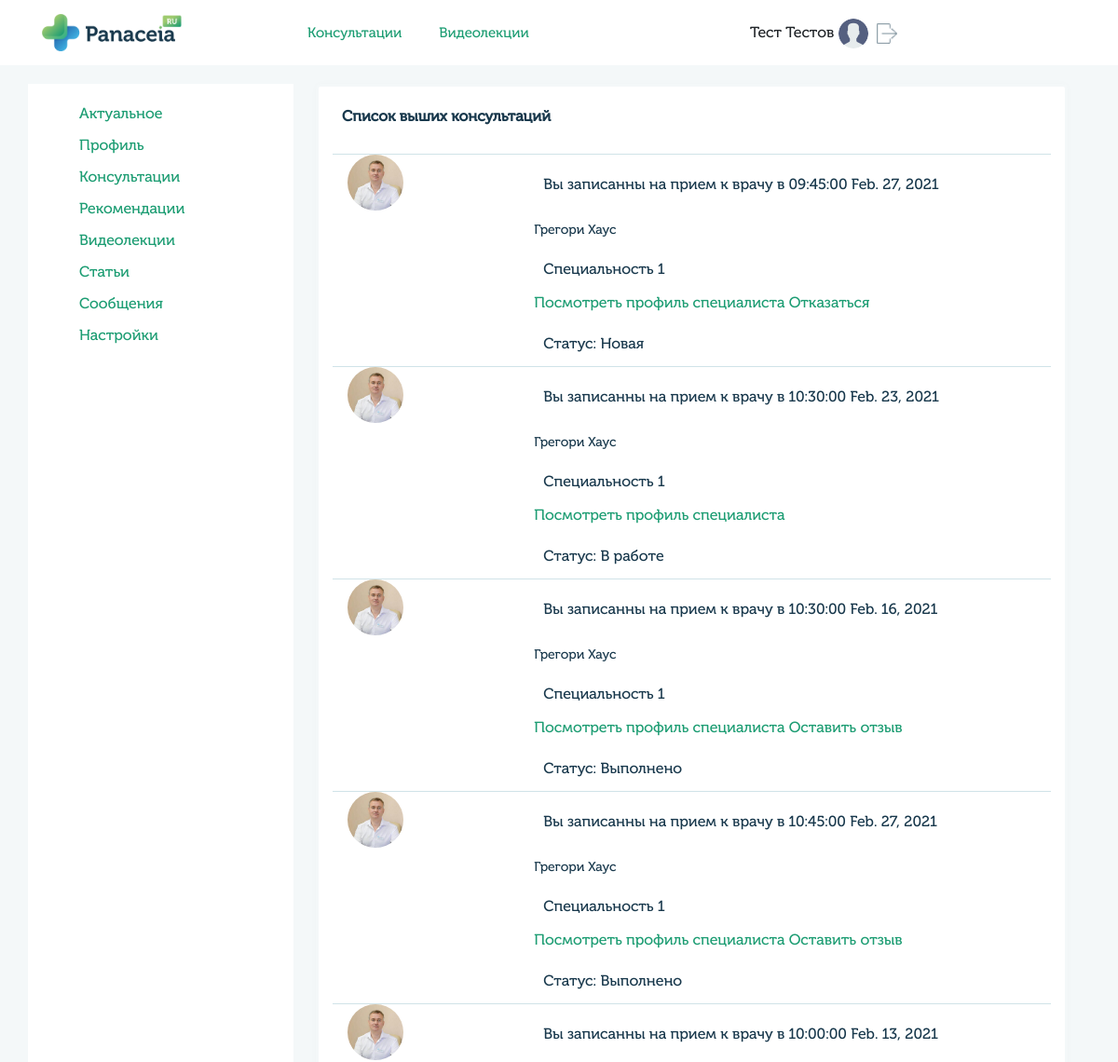
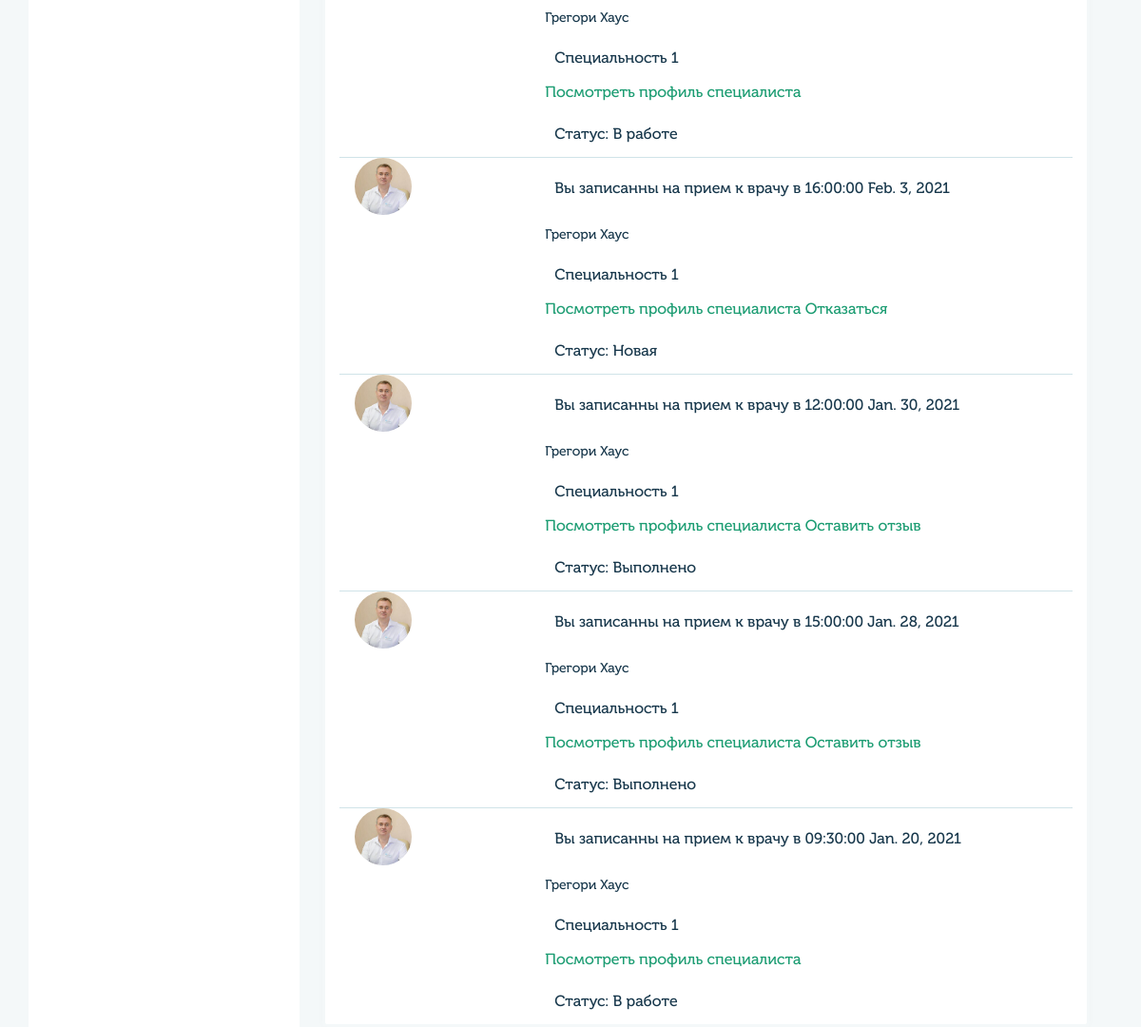
/profile/consalt_user/ (signed in), run on the app's committed database (2 pictures, top to bottom).
### userprofile/models.py (models this page shows, shortened)
class UserMain(models.Model):
    user = models.OneToOneField(User, on_delete=models.CASCADE)
    gender_list = (
        ('male', 'Мужской'),
        ('female', 'Женский')
    )
    queryset = TimeZone.objects.all()
    time_zone_list = []
    for i in queryset:
         time_zone_list.append((i.name, i.title))
    gender = models.CharField(blank=True,  max_length=6, choices=gender_list, verbose_name='Пол')
    avatar = models.ImageField(blank=True, upload_to='images/users', verbose_name='Изображение')
    fio = models.CharField(blank=True, max_length=100, verbose_name='ФИО')
    dob = models.CharField(blank=True, max_length=10, verbose_name='Дата рождения')
    city = models.CharField(blank=True, max_length=200, verbose_name='Город')
    time_zone = models.CharField(blank=True, max_length=200, choices=time_zone_list, verbose_name='Временная зона')
    skype = models.CharField(blank=True, max_length=50, verbose_name='Skype')
    whatsapp = models.CharField(blank=True, max_length=20, verbose_name='WhatsApp')
    phone = models.CharField(blank=True, max_length=20, verbose_name='Номер телефона')
    coords = models.CharField(blank=True, max_length=200, verbose_name='Координаты')
    class Meta:
        verbose_name = 'Профиль'
        verbose_name_plural = 'Профили'

class Specialty(models.Model):
    content = models.ForeignKey(User, on_delete=models.CASCADE)
    title = models.CharField(max_length=100, verbose_name='Название')
    def __str__(self):
        return self.title
    class Meta:
        verbose_name = 'Специальность'
        verbose_name_plural = 'Специальности'

### doctors/models.py (models this page shows, shortened)
class Meeting(models.Model):
    title = models.CharField(blank=True, max_length=100, verbose_name='Заголовок')
    date = models.DateField(blank=True, max_length=100, verbose_name='Дата')
    time_start = models.TimeField(max_length=100, verbose_name='Время начало', default='00:00:00')
    time_end = models.TimeField(max_length=100, verbose_name='Время конец', default='00:00:00')
    doctor_id = models.IntegerField(blank=True, verbose_name='Доктор', default=1)
    user_id = models.IntegerField(blank=True, verbose_name='Пациент', default=1)
    service_id = models.IntegerField(blank=True, verbose_name='Услуга', default=1)
    sort_id = models.IntegerField(blank=True, verbose_name='Индекс сортитровки', default=1)
    email_notify = models.BooleanField(blank=True, verbose_name='Уведомление на почту', default=0)
    review_notify = models.BooleanField(blank=True, verbose_name='Оставить отзыв', default=0)
    status_list = [
        ('new', 'Новая'),
        ('work', 'В работе'),
        ('success', 'Выполнено'),
        ('reject', 'Отказ'),
        ('archive', 'Архив'),
    ]
    status = models.CharField(blank=True, null=True, max_length=11, choices=status_list, verbose_name='Статус')
    class Meta:
        verbose_name = 'Консультация'
        verbose_name_plural = 'Консультации'

### userprofile/views.py (the view, shortened to what this page needs)
# urls.py: path('profile/consalt_user/', views.profile_page_view, name='user_profile_consalt_user'),
@login_required
def profile_page_view(request):
    if request.user.is_authenticated:
        user_profile = UserMain.objects.get(user=request.user)
        user_doctor = UserDoctor.objects.get(user=request.user)
        user_spec = Specialty.objects.filter(content=request.user)
        user_associations = Associations.objects.filter(content=request.user)
        user_education = Education.objects.filter(content=request.user)
        user_qualification = Qualification.objects.filter(content=request.user)
        user_services = Service.objects.filter(content=request.user)
        user_documents = Document.objects.filter(content=request.user)
        timezone = TimeZone.objects.all()
        specialty_list = SpecialtyList.objects.all()
        data = {'user_profile': user_profile}
        if request.path == '/profile/consalt_user/':
            meetings = get_meetings_list(Meeting, Specialty, UserMain, request.user.id)
            data.update({'title': 'Консультации'})
            data.update({'meetings': meetings})
        if request.path == '/profile/grafik/':
            if request.user.groups.filter(name='doctors').exists():
                data.update({'title': 'График'})
                return render(request, 'profile/grafik.html', data)
            else:
                return render(request, 'errs/404.html')
        if request.path == '/profile/info/':
            data.update({'title': 'Актуальное'})
            return render(request, 'profile/profile.html', data)
        if request.path == '/profile/recomend/':
            data.update({'title': 'Рекомендации'})
            return render(request, 'profile/recomend.html', data)
        if request.path == '/profile/consalt_user/':
            data.update({'title': 'Консультации'})
            return render(request, 'profile/consalt_user.html', data)
    else:
        return redirect('login')

### templates/profile/consalt_user.html
{% extends "base_generic.html" %}
{% block content %}
{% load static %}
<div class="col-md-9 px-4">
    <div class="col-md-12 block-info"> <h4>Список выших консультаций</h4>
        {% for meeting in meetings %}
            <div class="line"></div>
            <div class="row">
                <div class="col-md-3 ml-3">
                    {% if meeting.image.avatar != '' %}
                        <img src="/media/{{meeting.image.avatar}}" alt="" class="avatar_image">
                    {% else %}
                        <img src="{% static 'img/user.png' %}" alt="" class="avatar_image">
                    {% endif %}
                </div>
                <div class="col-md-8">
                    <p>Вы записанны на прием к врачу в {{meeting.time_start}} {{meeting.date}}</p>
                    <h5>{{meeting.doctor.fio}}</h5>
                    <p>{{meeting.specialty}}</p>
                    <a href="{% url 'doctor_detail' slug=meeting.doctor_id %}">Посмотреть профиль специалиста</a>
                    {% if meeting.status == 'new' %}
                        <a href="{% url 'reject_meeting' %}?meeting_id={{meeting.id}}">Отказаться</a>
                    {% endif %}
                    {% if meeting.status == 'success' %}
                        <a href="{% url 'user_profile_reviews' %}?doctor_id={{meeting.doctor_id}}">Оставить отзыв</a>
                    {% endif %}
                    <p>Статус: {{ meeting.status_title }}</p>
                </div>
            </div>
        {% endfor %}
    </div>
</div>
{% endblock %}

### templates/base_generic.html (shortened to what this page needs)
<!DOCTYPE html>
<head>
     {% load static %}
    <link rel="stylesheet" href="{% static 'css/stylelk.css' %}">
    <link rel="stylesheet" href="{% static 'css/bootstrap.min.css' %}">
    <link rel="stylesheet" href="{% static 'css/jquery-ui.css' %}">
    <link rel="stylesheet" href="{% static 'css/jquery.weekcalendar.css' %}">
    <link rel="stylesheet" href="{% static 'css/jquery.scrollbar.css' %}" >
    <link rel="stylesheet" href="{% static 'css/sp-style.css' %}" >
</head>
<body>
    <header>
        <div class="container">
            <div class="row">
                <div class="col-3">
                    <a href="{% url 'home' %}" class="logo-header"><img src="{% static 'img/logo.png' %}" alt="">
                    </a>
                </div>
                <div class="col-5">
                    <div class="botton-header">
                        <a href="#">Консультации</a><a href="#">Видеолекции</a>
                    </div>
                </div>
                <div class="col-4 header-info">
                    {% if request.user.is_authenticated %}
                        <div class="name-person">
                            {{user_profile.fio}}
                            {% if user_profile.avatar != '' %}
                                <img style="width:32px; height: 32px; padding:5px auto; object-fit: cover; border-radius:100px;" src="{{user_profile.avatar.url}}" alt="">
                            {% else %}
                                <img style="width:32px; height: 32px; padding:5px auto; object-fit: cover; border-radius:100px;" src="{% static 'img/user.png' %}" alt="">
                            {% endif %}
                            <a href="{% url 'logout' %}"><img src="{% static 'img/logout.png' %}" alt=""></a>
                        </div>
                    {% endif %}
                </div>
            </div>
        </div>
    </header>
    <div class="bodylk">
        <div class="container">
            <div class="row">
                {% block sidebar %}
                <div class="col-md-3 sidebar">
                    {% if user.groups.all.0.name == "users" %}
                        <ul>
                            <li><a href="{% url 'user_profile' %}">Актуальное</a></li>
                            <li><a href="{% url 'user_profile_main' %}">Профиль</a></li>
                            <li><a href="{% url 'user_profile_consalt_user' %}">Консультации</a></li>
                            <li><a href="{% url 'user_profile_recomend' %}">Рекомендации</a></li>
                            <li><a href="{% url 'user_profile_videos' %}">Видеолекции</a></li>
                            <li><a href="{% url 'user_profile_articles' %}">Статьи</a></li>
                            <li><a href="">Сообщения</a></li>
                            <li><a href="{% url 'user_profile_settings' %}">Настройки</a></li>
                        </ul>
                    {% endif %}
                </div>
                {% endblock %}
                {% block content %}{% endblock %}
            </div>
        </div>
    </div>
</body>
</html>

### static/css/stylelk.css (style rules this page uses)
a, abbr, acronym, address, applet, article, aside, audio, b, big, blockquote, body, canvas, caption, center, cite, code, dd, del, details, dfn, div, dl, dt, em, embed, fieldset, figcaption, figure, footer, form, h1, h2, h3, h4, h5, h6, header, hgroup, html, i, iframe, img, ins, kbd, label, legend, li, mark, menu, nav, object, ol, output, p, pre, q, ruby, s, samp, section, small, span, strike, strong, sub, summary, sup, table, tbody, td, tfoot, th, thead, time, tr, tt, u, ul, var, video { font-family: 'Museo Cyrl'; }
a { color: #1D9D73!important; text-decoration: none; background-color: transparent; -webkit-text-decoration-skip: objects; }
header { height: 70px; box-shadow: 0px 4px 8px rgba(0, 0, 0, 0.02); }
.logo-header img { margin-top:15px; height: 40px; }
.botton-header { line-height: 70px; }
.botton-header a { padding-right: 40px; font-size: 15px; line-height: 70px; color: #18384C; }
.name-person { line-height: 70px; }
.name-person a img { width: 22px; margin: 4px 5px; }
.bodylk { background:#F4F8F9; padding-top: 20px; }
.col-md-3.sidebar { min-height: calc(100vh); background: #fff; }
.sidebar ul { list-style-type: none; padding-top:10px; }
.sidebar ul li { padding-top:10px; }
.block-info { background: #fff; border: solid 3px #f4f8f9; border-radius: 5px; box-shadow: 0px 0px 8px rgba(0, 0, 0, 0.02); }
.line { height: 1px; background:#d0e3e8; border:5px; }
.block-info h4 { padding:24px 10px; font-style: normal; font-weight: 600; font-size: 16px; line-height: 16px; color: #18384C; }
.block-info h5 { padding-top: 15px;font-style: normal;font-weight: 200;font-size: 14px;line-height: 20px;color: #18384C;margin: 0px; }
.block-info p { padding: 24px 10px 0px;font-style: normal;font-weight: 200;font-size: 16px;line-height: 16px;color: #18384C; }
.block-info img { width: 60px; height: 60px; border-radius:50px; margin-bottom: 30px; }

### data on the page
UserMain: fio "Тест Тестов"
Meeting: date "Feb. 27, 2021"
Specialty: specialty "Специальность 1" "Специальность 1" "Специальность 1" "Специальность 1" "Специальность 1" "Специальность 1" "Специальность 1" "Специальность 1" "Специальность 1"
Meeting: date "Feb. 23, 2021"
Meeting: date "Feb. 16, 2021"
Meeting: date "Feb. 27, 2021"
Meeting: date "Feb. 13, 2021"
Meeting: date "Feb. 3, 2021"
Meeting: date "Jan. 30, 2021"
Meeting: date "Jan. 28, 2021"
Meeting: date "Jan. 20, 2021"

### other printed values
{{ meeting.time_start }} "09:45:00" "10:30:00" "10:30:00" "10:45:00" "10:00:00" "16:00:00" "12:00:00" "15:00:00" "09:30:00"
{{ meeting.doctor.fio }} "Грегори Хаус" "Грегори Хаус" "Грегори Хаус" "Грегори Хаус" "Грегори Хаус" "Грегори Хаус" "Грегори Хаус" "Грегори Хаус" "Грегори Хаус"
{{ meeting.status_title }} "Новая" "В работе" "Выполнено" "Выполнено" "В работе" "Новая" "Выполнено" "Выполнено" "В работе"
